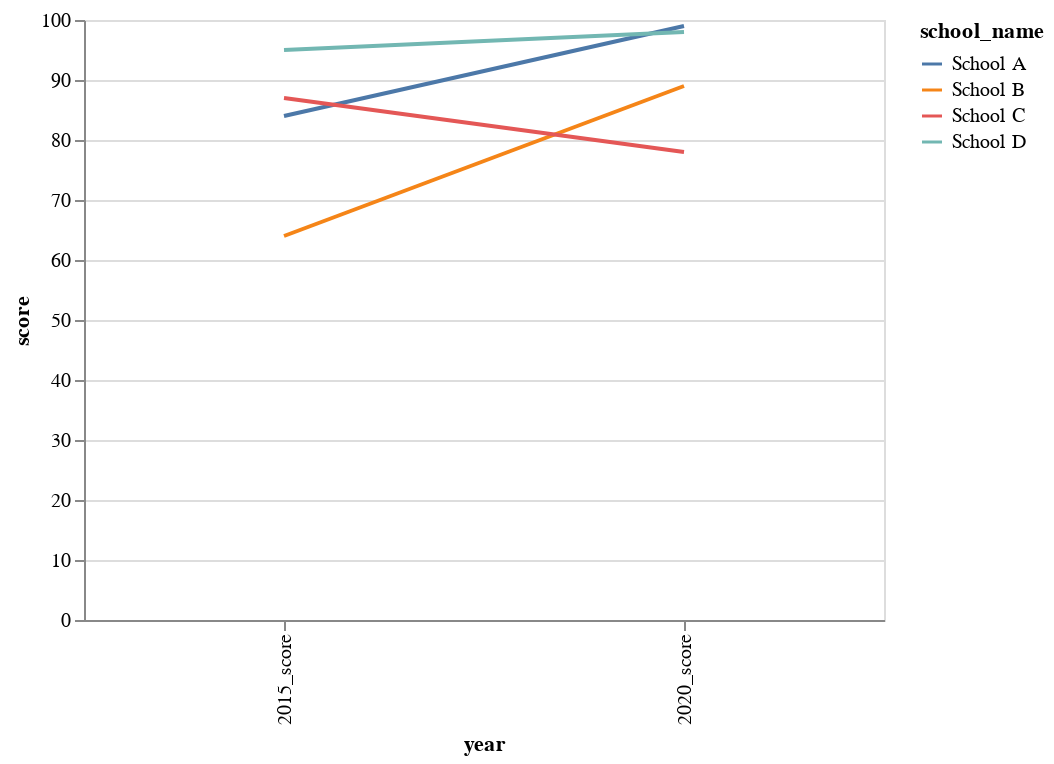

Notebook code for this chart:
### Markdown cell above
We can't plot it like this! It's wide data! We need it to be long data, which looks like this:
    
|school_name|year|score|
|---|---|---|
|School A|2015|84|
|School A|2020|99|
|School B|2015|64|
|School B|2020|89|
|School C|2015|87|
|School C|2020|78|
|School D|2015|95|
|School D|2020|98|

While we *could do this in pandas*, we're going to do it in Altair instead with `transform_fold`.

`.transform_fold` takes a list of columns and converts them into rows and columns. In this case:

```python
.transform_fold(
    ['2015_score', '2020_score'],
    as_=['year', 'score']
)
```

We take the columns `2015_score` and `2020_score`, convert the column names into a `year` and the values of the columns into a `score`.

### Code cell
alt.Chart(df).transform_fold(
    ['2015_score', '2020_score'],
    as_=['year', 'score']
).mark_line().encode(
    x='year:N',
    y='score:Q',
    color='school_name:N'
).properties(width=400)

### Figure 1 — Vega-Lite specification as saved in the notebook (floating-point values rounded to 4 significant figures)
{"config": {"view": {"continuousWidth": 400, "continuousHeight": 300}}, "data": {"name": "data-1c2995258970ec31b5731a0f481ad0ab"}, "mark": "line", "encoding": {"color": {"field": "school_name", "type": "nominal"}, "x": {"field": "year", "type": "nominal"}, "y": {"field": "score", "type": "quantitative"}}, "transform": [{"fold": ["2015_score", "2020_score"], "as": ["year", "score"]}], "width": 400, "$schema": "https://vega.github.io/schema/vega-lite/v4.17.0.json", "datasets": {"data-1c2995258970ec31b5731a0f481ad0ab": [{"school_name": "School A", "2015_score": 84, "2020_score": 99}, {"school_name": "School B", "2015_score": 64, "2020_score": 89}, {"school_name": "School C", "2015_score": 87, "2020_score": 78}, {"school_name": "School D", "2015_score": 95, "2020_score": 98}]}}
